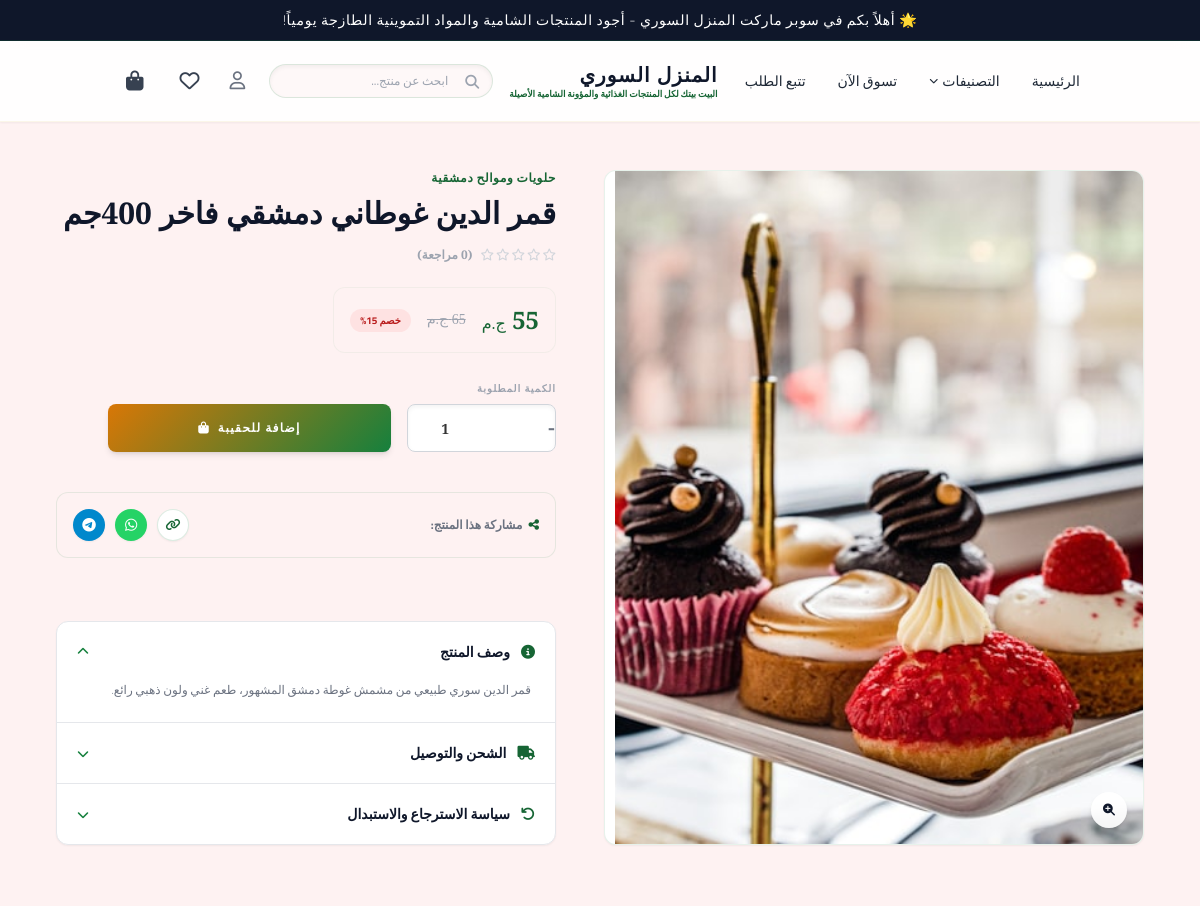
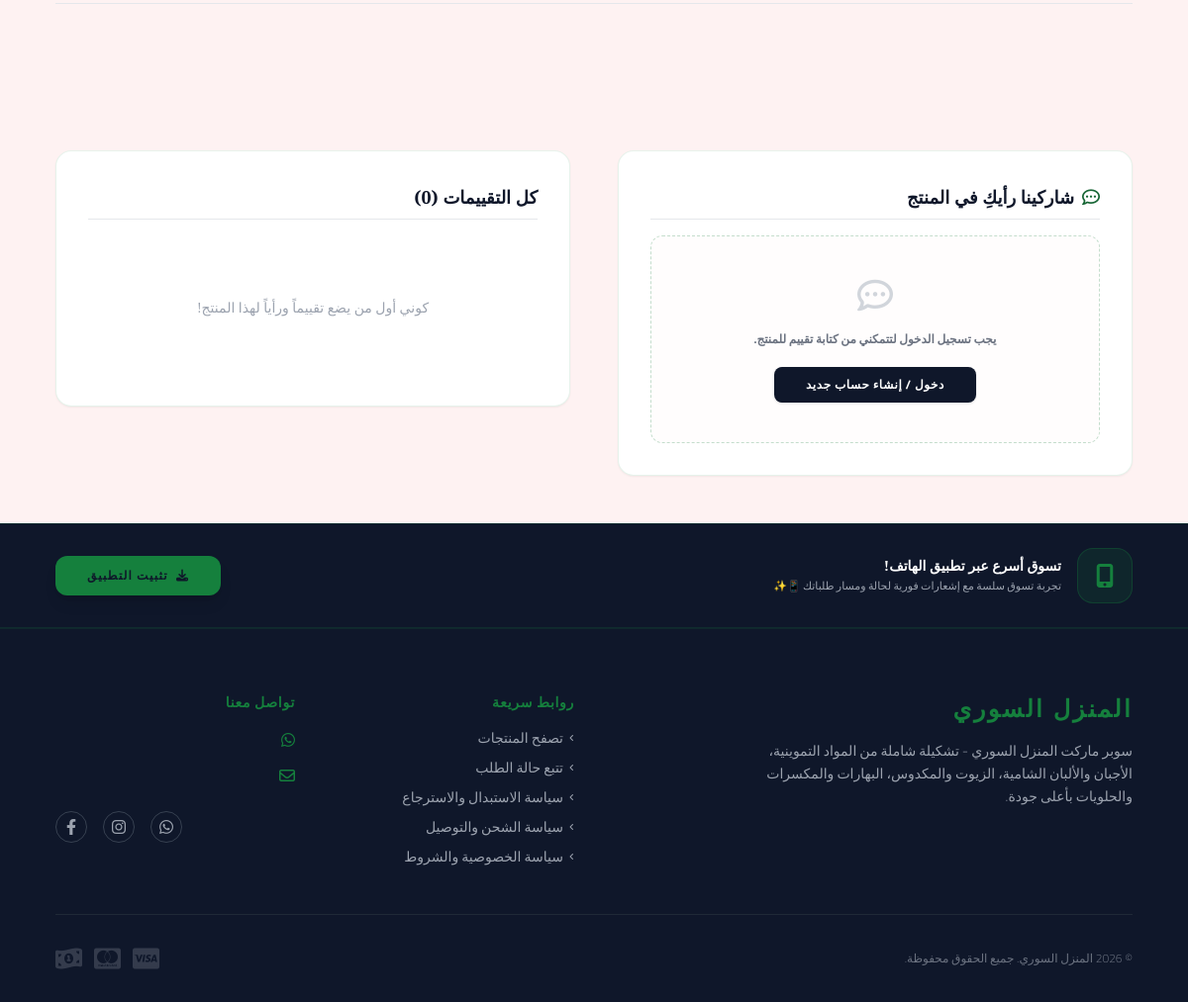
Page /product.php?id=15 on the committed database (2 pictures, top to bottom).
### tables this page shows
CREATE TABLE products (
            id INTEGER PRIMARY KEY AUTOINCREMENT, name VARCHAR(255) NOT NULL, category VARCHAR(100) NOT NULL,
            description TEXT, price DECIMAL(10,2) NOT NULL, old_price DECIMAL(10,2) DEFAULT NULL, image_url VARCHAR(500), created_at TIMESTAMP DEFAULT CURRENT_TIMESTAMP
        , sub_category VARCHAR(100) DEFAULT NULL, barcode VARCHAR(100) DEFAULT NULL, barcode2 VARCHAR(100) DEFAULT NULL, barcode3 VARCHAR(100) DEFAULT NULL, all_barcodes TEXT DEFAULT NULL, local_code VARCHAR(50) DEFAULT NULL, cost DECIMAL(10,2) DEFAULT 0, stock DECIMAL(10,2) DEFAULT 100, is_pos_visible TINYINT(1) DEFAULT 1, synced INT DEFAULT 1, is_weight_based TINYINT(1) DEFAULT 0, weight_unit VARCHAR(50) DEFAULT 'كيلو', weight_options TEXT DEFAULT NULL);

### storefront_helpers.php (called while the page is built, shortened)
<?php
function isRealProductImage(?string $url): bool
{
    $u = trim((string)$url);
    $lower = strtolower($u);
    $placeholders = [
        'placeholder.php',
        '/placeholder',
        'placeholder.png',
        'placeholder.jpg',
        'placeholder.jpeg',
        'placeholder.webp',
        'no-image',
        'no_image',
        'default.png',
        'default.jpg',
    ];
    foreach ($placeholders as $marker) {
        if (strpos($lower, $marker) !== false) {
            return false;
        }
    }
    return true;
}
function resolveProductDisplayImage(PDO $pdo, array $product): string
{
    if (isRealProductImage($product['image_url'] ?? '')) {
        return trim((string)$product['image_url']);
    }
    return '';
}

### product.php (the view, shortened to what this page needs)
<?php
require_once 'config.php';
require_once __DIR__ . '/storefront_helpers.php';
$id = (int)$_GET['id'];
$stmt = $pdo->prepare("SELECT * FROM products WHERE id = ?");
$stmt->execute([$id]);
$p = $stmt->fetch(PDO::FETCH_ASSOC);
$gal_stmt = $pdo->prepare("SELECT * FROM product_images WHERE product_id = ? ORDER BY is_main DESC, id ASC");
$gal_stmt->execute([$id]);
$gallery = $gal_stmt->fetchAll(PDO::FETCH_ASSOC);
$gallery = array_values(array_filter($gallery, function($row) {
    return isRealProductImage($row['image_path'] ?? '');
}));
$resolved_main_image = resolveProductDisplayImage($pdo, $p);
if (empty($gallery) && $resolved_main_image !== '') {
    $gallery = [['image_path' => $resolved_main_image]];
}
$p['image_url'] = $resolved_main_image;
$reviews_stmt = $pdo->prepare("SELECT * FROM reviews WHERE product_id = ? ORDER BY id DESC");
$reviews_stmt->execute([$id]);
$reviews = $reviews_stmt->fetchAll(PDO::FETCH_ASSOC);
$total_reviews = count($reviews);
$avg_rating = $total_reviews > 0 ? round(array_sum(array_column($reviews, 'rating')) / $total_reviews, 1) : 0;
include 'header.php';
?>
<div class="container mx-auto px-4 md:px-8 py-12 max-w-6xl animate-fade-in">
    <div class="flex flex-col lg:flex-row gap-12 mb-16">
        <div class="w-full lg:w-1/2 flex flex-col">
            <div class="swiper product-swiper aspect-[4/5] bg-white border border-royal-gold/10 shadow-sm">
                <div class="swiper-wrapper">
                    <?php if(!empty($gallery)): ?>
                        <?php foreach($gallery as $img): ?>
                        <div class="swiper-slide flex items-center justify-center bg-gray-50">
                            <img src="<?php echo htmlspecialchars($img['image_path']); ?>" class="w-full h-full object-cover" alt="Product Image">
                        </div>
                        <?php endforeach; ?>
                    <?php else: ?>
                        <div class="swiper-slide flex items-center justify-center bg-gray-50">
                            <img src="<?php echo htmlspecialchars($p['image_url']); ?>" class="w-full h-full object-cover" alt="Product Image">
                        </div>
                    <?php endif; ?>
                </div>
                <button type="button" onclick="openLightbox()" class="absolute bottom-4 right-4 w-9 h-9 rounded-full bg-white/90 backdrop-blur-sm text-royal-dark hover:text-royal-gold hover:bg-white flex items-center justify-center shadow-md transition-all z-20 focus:outline-none hover:scale-110" title="تكبير الصورة">
                    <i class="fa-solid fa-magnifying-glass-plus text-xs"></i>
                </button>
            </div>
        </div>
        <div class="w-full lg:w-1/2 flex flex-col justify-between">
            <div>
                <span class="text-royal-darkgold text-xs font-bold uppercase tracking-wider block mb-2"><?php echo htmlspecialchars($p['category']); ?></span>
                <h1 class="text-3xl font-serif font-bold text-royal-dark mb-4 leading-tight"><?php echo htmlspecialchars($p['name']); ?></h1>
                <div class="flex items-center gap-2 mb-6 text-xs">
                    <div class="flex gap-0.5">
                        <?php echo renderStars($avg_rating); ?>
                    </div>
                    <span class="text-xs text-gray-400 font-bold font-serif">(<?php echo $total_reviews; ?> مراجعة)</span>
                </div>
                <?php
                $weight_options = !empty($p['is_weight_based']) ? getProductWeightOptions($p) : [];
                ?>
                <div class="flex flex-wrap items-center gap-4 mb-6 bg-royal-sand/30 p-4 rounded-xl border border-royal-gold/5 w-fit">
                    <span class="text-2xl font-serif font-bold text-royal-darkgold">
                        <span id="display-product-price"><?php
                            if (!empty($p['is_weight_based']) && !empty($weight_options)) {
                                $first_w = (float)$weight_options[0]['weight'];
                                echo round($p['price'] * $first_w, 2);
                            } else {
                                echo htmlspecialchars($p['price']);
                            }
                        ?></span>
                        <span class="text-base font-normal"><?php echo htmlspecialchars($settings['store_currency'] ?? 'ج.م'); ?></span>
                    </span>
                    <?php if($p['old_price'] && $p['old_price'] > $p['price']): $discount = round((($p['old_price'] - $p['price']) / $p['old_price']) * 100); ?>
                        <span class="text-sm text-gray-400 line-through font-serif"><?php echo htmlspecialchars($p['old_price']); ?> <?php echo htmlspecialchars($settings['store_currency'] ?? 'ج.م'); ?></span>
                        <span class="bg-red-100 text-red-700 text-[10px] font-bold py-1 px-2.5 rounded-full">خصم <?php echo $discount; ?>%</span>
                    <?php endif; ?>
                </div>
                <form method="POST" action="" id="product-buy-form" class="mb-10 max-w-md space-y-5">
                    <div class="flex flex-col sm:flex-row gap-4 pt-1">
                        <div class="w-full sm:w-1/3">
                            <label class="block text-[10px] text-gray-400 uppercase tracking-widest font-bold mb-2">الكمية المطلوبة</label>
                            <div class="flex items-center border border-gray-300 h-12 w-full rounded-lg bg-white overflow-hidden shadow-inner">
                                <button type="button" class="w-10 h-full text-gray-500 hover:bg-gray-100 flex justify-center items-center font-bold text-lg transition-colors qty-minus">-</button>
                                <input type="number" name="qty" id="input-prod-qty" value="1" min="1" class="flex-grow text-center outline-none bg-transparent h-full font-bold pointer-events-none font-serif text-sm" readonly>
                            </div>
                        </div>
                        <div class="w-full sm:w-2/3 flex items-end">
                            <button type="submit" name="add_to_cart" id="add-to-cart-submit-btn" class="w-full bg-gold-gradient text-white font-bold py-3.5 h-12 text-xs tracking-widest uppercase flex justify-center items-center gap-2 rounded-lg shadow-md bg-gold-gradient-hover btn-shine transition-all">
                                <?php if (!empty($p['is_weight_based']) && !empty($weight_options)): ?>
                                    إضافة (<?php echo htmlspecialchars($weight_options[0]['label']); ?>) للحقيبة <i class="fa-solid fa-bag-shopping"></i>
                                <?php else: ?>
                                    إضافة للحقيبة <i class="fa-solid fa-bag-shopping"></i>
                                <?php endif; ?>
                            </button>
                        </div>
                    </div>
                </form>
            <?php
            $prod_protocol = (isset($_SERVER['HTTPS']) && $_SERVER['HTTPS'] === 'on' ? "https" : "http");
            $prod_url = $prod_protocol . "://" . $_SERVER['HTTP_HOST'] . $_SERVER['REQUEST_URI'];
            $store_n = $settings['store_name'] ?? 'المتجر الإلكتروني';
            $share_text = "اكتشفت هذا المنتج المميز من متجر " . $store_n . ": " . $p['name'];
            ?>
            <div class="bg-royal-sand/15 p-4 rounded-xl border border-royal-gold/10 mt-2 mb-6 flex flex-col sm:flex-row items-center justify-between gap-3">
                <span class="text-xs text-gray-500 font-bold flex items-center gap-1.5"><i class="fa-solid fa-share-nodes text-royal-darkgold"></i> مشاركة هذا المنتج:</span>
                <div class="flex gap-2.5">
                    <button onclick="copyProductLink('<?php echo $prod_url; ?>')" class="w-8 h-8 rounded-full bg-white text-royal-darkgold hover:bg-royal-gold hover:text-royal-charcoal flex items-center justify-center shadow-sm border border-royal-gold/15 transition-all" title="نسخ رابط المنتج">
                        <i class="fa-solid fa-link text-xs"></i>
                    </button>
                    <a href="https://api.whatsapp.com/send?text=<?php echo urlencode($share_text . "\n" . $prod_url); ?>" target="_blank" class="w-8 h-8 rounded-full bg-[#25D366] text-white hover:scale-110 flex items-center justify-center shadow-sm transition-all" title="مشاركة عبر واتساب">
                        <i class="fa-brands fa-whatsapp text-sm"></i>
                    </a>
                    <a href="https://t.me/share/url?url=<?php echo urlencode($prod_url); ?>&text=<?php echo urlencode($share_text); ?>" target="_blank" class="w-8 h-8 rounded-full bg-[#0088cc] text-white hover:scale-110 flex items-center justify-center shadow-sm transition-all" title="مشاركة عبر تلجرام">
                        <i class="fa-brands fa-telegram text-sm"></i>
                    </a>
                </div>
            </div>
            </div>
            <div class="border-t border-gray-200 divide-y divide-gray-200 mt-6 shadow-sm rounded-xl border border-gray-100 overflow-hidden bg-white">
                <details class="group p-5 cursor-pointer" open>
                    <summary class="font-bold flex justify-between items-center text-royal-dark outline-none select-none text-sm">
                        <span><i class="fa-solid fa-circle-info text-royal-darkgold ml-2"></i> وصف المنتج</span>
                        <span class="transition group-open:rotate-180 text-royal-gold"><i class="fa-solid fa-chevron-down text-xs"></i></span>
                    </summary>
                    <div class="text-gray-500 mt-4 text-xs font-light leading-loose whitespace-pre-wrap pl-4 pr-1 animate-fade-in"><?php echo htmlspecialchars($p['description']); ?></div>
                </details>
                <details class="group p-5 cursor-pointer">
                    <summary class="font-bold flex justify-between items-center text-royal-dark outline-none select-none text-sm">
                        <span><i class="fa-solid fa-truck text-royal-darkgold ml-2"></i> الشحن والتوصيل</span>
                        <span class="transition group-open:rotate-180 text-royal-gold"><i class="fa-solid fa-chevron-down text-xs"></i></span>
                    </summary>
                </details>
                <details class="group p-5 cursor-pointer">
                    <summary class="font-bold flex justify-between items-center text-royal-dark outline-none select-none text-sm">
                        <span><i class="fa-solid fa-arrow-rotate-left text-royal-darkgold ml-2"></i> سياسة الاسترجاع والاستبدال</span>
                        <span class="transition group-open:rotate-180 text-royal-gold"><i class="fa-solid fa-chevron-down text-xs"></i></span>
                    </summary>
                </details>
            </div>
        </div>
    </div>
    <div class="border-t border-gray-200 pt-16">
        <div class="grid grid-cols-1 md:grid-cols-2 gap-12 items-start">
            <div class="bg-white p-8 border border-royal-gold/10 shadow-sm rounded-2xl">
                <h4 class="font-serif font-bold text-lg mb-4 text-royal-dark border-b pb-2 flex items-center gap-2">
                    <i class="fa-regular fa-comment-dots text-royal-darkgold"></i> شاركينا رأيكِ في المنتج
                </h4>
                <?php if(isset($_SESSION['user_id'])): ?>
                    <form method="POST" action="product.php?id=<?php echo $p['id']; ?>" class="space-y-4">
                        <div>
                            <label class="block text-xs font-bold text-gray-700 mb-2">تقييمكِ بالنجوم *</label>
                            <select name="rating" required class="w-full p-3 border border-gray-200 outline-none focus:border-royal-gold bg-royal-cream/30 rounded-lg text-sm">
                                <option value="5">⭐⭐⭐⭐⭐ (ممتاز جداً)</option>
                                <option value="4">⭐⭐⭐⭐ (جيد جداً)</option>
                                <option value="3">⭐⭐⭐ (جيد)</option>
                                <option value="2">⭐⭐ (مقبول)</option>
                                <option value="1">⭐ (ضعيف)</option>
                            </select>
                        </div>
                        <div>
                            <label class="block text-xs font-bold text-gray-700 mb-2">تعليقكِ *</label>
                            <textarea name="comment" rows="4" required class="w-full p-3.5 border border-gray-200 outline-none focus:border-royal-gold bg-royal-cream/30 rounded-lg text-sm resize-none" placeholder="اكتبي تجربتكِ الصادقة هنا..."></textarea>
                        </div>
                        <button type="submit" name="submit_review" class="bg-royal-charcoal text-white font-bold py-3 px-6 hover:bg-royal-gold hover:text-royal-charcoal transition-all text-xs tracking-widest w-full rounded-lg shadow-md btn-shine">إرسال التقييم</button>
                    </form>
                <?php else: ?>
                    <div class="text-center py-10 bg-royal-sand/20 rounded-xl border border-dashed border-royal-gold/25">
                        <i class="fa-regular fa-comment-dots text-4xl text-gray-300 mb-4"></i>
                        <p class="text-gray-500 text-xs mb-5 font-bold">يجب تسجيل الدخول لتتمكني من كتابة تقييم للمنتج.</p>
                        <a href="login.php" class="inline-block bg-royal-charcoal text-white font-bold px-8 py-2.5 hover:bg-royal-gold hover:text-royal-charcoal transition-all text-xs tracking-wider rounded-lg shadow">دخول / إنشاء حساب جديد</a>
                    </div>
                <?php endif; ?>
            </div>
            <div class="bg-white p-8 border border-royal-gold/10 shadow-sm rounded-2xl">
                <h4 class="font-serif font-bold text-lg mb-6 text-royal-dark border-b pb-2">كل التقييمات (<?php echo $total_reviews; ?>)</h4>
                <?php if($total_reviews == 0): ?>
                    <div class="text-center py-14 text-gray-400 font-serif text-sm">كوني أول من يضع تقييماً ورأياً لهذا المنتج!</div>
                <?php endif; ?>
            </div>
        </div>
    </div>
</div>
<?php
include 'footer.php';
?>

### product.php (style rules this page uses)
.product-swiper { width: 100%; border-radius: 12px; overflow: hidden; }
details > summary { list-style: none; }

### rows in the picture
products: category "حلويات وموالح دمشقية", name "قمر الدين غوطاني دمشقي فاخر 400جم", price "55", old_price "65", discount "15", description "قمر الدين سوري طبيعي من مشمش غوطة دمشق المشهور، طعم غني ولون ذهبي رائع."

### other values in the picture
$announcement_bar "🌟 أهلاً بكم في سوبر ماركت المنزل السوري - أجود المنتجات الشامية والمواد التموينية الطازجة يومياً!"
$settings['store_name'] "المنزل السوري"
$settings['store_tagline'] "البيت بيتك لكل المنتجات الغذائية والمؤونة الشامية الأصيلة"
$total_reviews "0"
$settings['store_currency'] "ج.م"
$f_store_name "المنزل السوري"
$f_store_description "سوبر ماركت المنزل السوري - تشكيلة شاملة من المواد التموينية، الأجبان والألبان الشامية، الزيوت والمكدوس، البهارات والمكسرات والحلويات بأعلى جودة."
